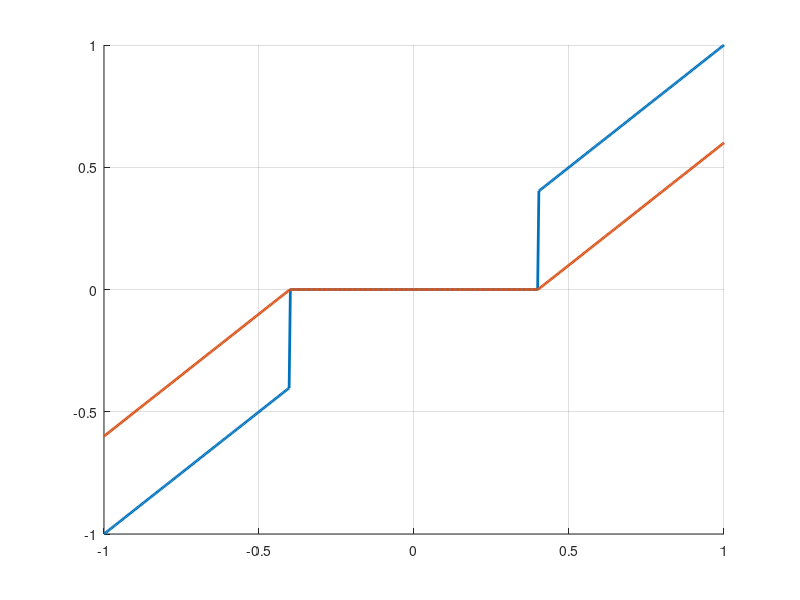

Recreate this plot in MATLAB. (Note: this script raises an error after producing the figure.)
% Hard vs Soft Thresholding with Dashed Threshold Lines
T = 0.4;                           % Threshold
w = linspace(-1, 1, 500);          % Coefficient range

% Hard thresholding
w_hard = w;
w_hard(abs(w) <= T) = 0;

% Soft thresholding
w_soft = sign(w) .* max(abs(w) - T, 0);

% Plot
figure; hold on; grid on;

plot(w, w_hard, 'LineWidth', 2);
plot(w, w_soft, 'LineWidth', 2);

% Dashed vertical threshold lines
xline(T, '--', 'LineWidth', 1.2);
xline(-T, '--', 'LineWidth', 1.2);

xlabel('Original coefficient w');
ylabel('Thresholded coefficient w''');
title('Hard vs Soft Thresholding');
legend('Hard Thresholding', 'Soft Thresholding', 'Location', 'NorthWest');
set(gca, 'FontSize', 12);

% Save figure for LaTeX
saveas(gcf, 'hard_soft_thresholding_T_lines.png');
